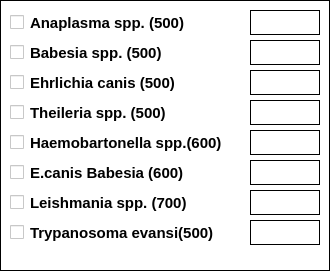
   <widget class="QFrame" name="box_bp1">
    <property name="geometry">
     <rect>
      <x>355</x>
      <y>40</y>
      <width>330</width>
      <height>271</height>
     </rect>
    </property>
    <property name="styleSheet">
     <string>border: 1px solid black; background-color: white;</string>
    </property>
    <property name="frameShape">
     <enum>QFrame::Shape::Box</enum>
    </property>
    <widget class="QCheckBox" name="c_bp1_1">
     <property name="geometry">
      <rect>
       <x>10</x>
       <y>10</y>
       <width>230</width>
       <height>25</height>
      </rect>
     </property>
     <property name="font">
      <font>
       <pointsize>11</pointsize>
       <bold>true</bold>
      </font>
     </property>
     <property name="styleSheet">
      <string>border: none;</string>
     </property>
     <property name="text">
      <string>Anaplasma spp. (500)</string>
     </property>
    </widget>
    <widget class="QLineEdit" name="e_bp1_1">
     <property name="geometry">
      <rect>
       <x>250</x>
       <y>10</y>
       <width>70</width>
       <height>25</height>
      </rect>
     </property>
    </widget>
    <widget class="QCheckBox" name="c_bp1_2">
     <property name="geometry">
      <rect>
       <x>10</x>
       <y>40</y>
       <width>230</width>
       <height>25</height>
      </rect>
     </property>
     <property name="font">
      <font>
       <pointsize>11</pointsize>
       <bold>true</bold>
      </font>
     </property>
     <property name="styleSheet">
      <string>border: none;</string>
     </property>
     <property name="text">
      <string>Babesia spp. (500)</string>
     </property>
    </widget>
    <widget class="QLineEdit" name="e_bp1_2">
     <property name="geometry">
      <rect>
       <x>250</x>
       <y>40</y>
       <width>70</width>
       <height>25</height>
      </rect>
     </property>
    </widget>
    <widget class="QCheckBox" name="c_bp1_3">
     <property name="geometry">
      <rect>
       <x>10</x>
       <y>70</y>
       <width>230</width>
       <height>25</height>
      </rect>
     </property>
     <property name="font">
      <font>
       <pointsize>11</pointsize>
       <bold>true</bold>
      </font>
     </property>
     <property name="styleSheet">
      <string>border: none;</string>
     </property>
     <property name="text">
      <string>Ehrlichia canis (500)</string>
     </property>
    </widget>
    <widget class="QLineEdit" name="e_bp1_3">
     <property name="geometry">
      <rect>
       <x>250</x>
       <y>70</y>
       <width>70</width>
       <height>25</height>
      </rect>
     </property>
    </widget>
    <widget class="QCheckBox" name="c_bp1_4">
     <property name="geometry">
      <rect>
       <x>10</x>
       <y>100</y>
       <width>230</width>
       <height>25</height>
      </rect>
     </property>
     <property name="font">
      <font>
       <pointsize>11</pointsize>
       <bold>true</bold>
      </font>
     </property>
     <property name="styleSheet">
      <string>border: none;</string>
     </property>
     <property name="text">
      <string>Theileria spp. (500)</string>
     </property>
    </widget>
    <widget class="QLineEdit" name="e_bp1_4">
     <property name="geometry">
      <rect>
       <x>250</x>
       <y>100</y>
       <width>70</width>
       <height>25</height>
      </rect>
     </property>
    </widget>
    <widget class="QCheckBox" name="c_bp1_5">
     <property name="geometry">
      <rect>
       <x>10</x>
       <y>130</y>
       <width>230</width>
       <height>25</height>
      </rect>
     </property>
     <property name="font">
      <font>
       <pointsize>11</pointsize>
       <bold>true</bold>
      </font>
     </property>
     <property name="styleSheet">
      <string>border: none;</string>
     </property>
     <property name="text">
      <string>Haemobartonella spp.(600)</string>
     </property>
    </widget>
    <widget class="QLineEdit" name="e_bp1_5">
     <property name="geometry">
      <rect>
       <x>250</x>
       <y>130</y>
       <width>70</width>
       <height>25</height>
      </rect>
     </property>
    </widget>
    <widget class="QCheckBox" name="c_bp1_6">
     <property name="geometry">
      <rect>
       <x>10</x>
       <y>160</y>
       <width>230</width>
       <height>25</height>
      </rect>
     </property>
     <property name="font">
      <font>
       <pointsize>11</pointsize>
       <bold>true</bold>
      </font>
     </property>
     <property name="styleSheet">
      <string>border: none;</string>
     </property>
     <property name="text">
      <string>E.canis Babesia (600)</string>
     </property>
    </widget>
    <widget class="QLineEdit" name="e_bp1_6">
     <property name="geometry">
      <rect>
       <x>250</x>
       <y>160</y>
       <width>70</width>
       <height>25</height>
      </rect>
     </property>
    </widget>
    <widget class="QCheckBox" name="c_bp1_7">
     <property name="geometry">
      <rect>
       <x>10</x>
       <y>190</y>
       <width>230</width>
       <height>25</height>
      </rect>
     </property>
     <property name="font">
      <font>
       <pointsize>11</pointsize>
       <bold>true</bold>
      </font>
     </property>
     <property name="styleSheet">
      <string>border: none;</string>
     </property>
     <property name="text">
      <string>Leishmania spp. (700)</string>
     </property>
    </widget>
    <widget class="QLineEdit" name="e_bp1_7">
     <property name="geometry">
      <rect>
       <x>250</x>
       <y>190</y>
       <width>70</width>
       <height>25</height>
      </rect>
     </property>
    </widget>
    <widget class="QCheckBox" name="c_bp1_8">
     <property name="geometry">
      <rect>
       <x>10</x>
       <y>220</y>
       <width>230</width>
       <height>25</height>
      </rect>
     </property>
     <property name="font">
      <font>
       <pointsize>11</pointsize>
       <bold>true</bold>
      </font>
     </property>
     <property name="styleSheet">
      <string>border: none;</string>
     </property>
     <property name="text">
      <string>Trypanosoma evansi(500)</string>
     </property>
    </widget>
    <widget class="QLineEdit" name="e_bp1_8">
     <property name="geometry">
      <rect>
       <x>250</x>
       <y>220</y>
       <width>70</width>
       <height>25</height>
      </rect>
     </property>
    </widget>
   </widget>
